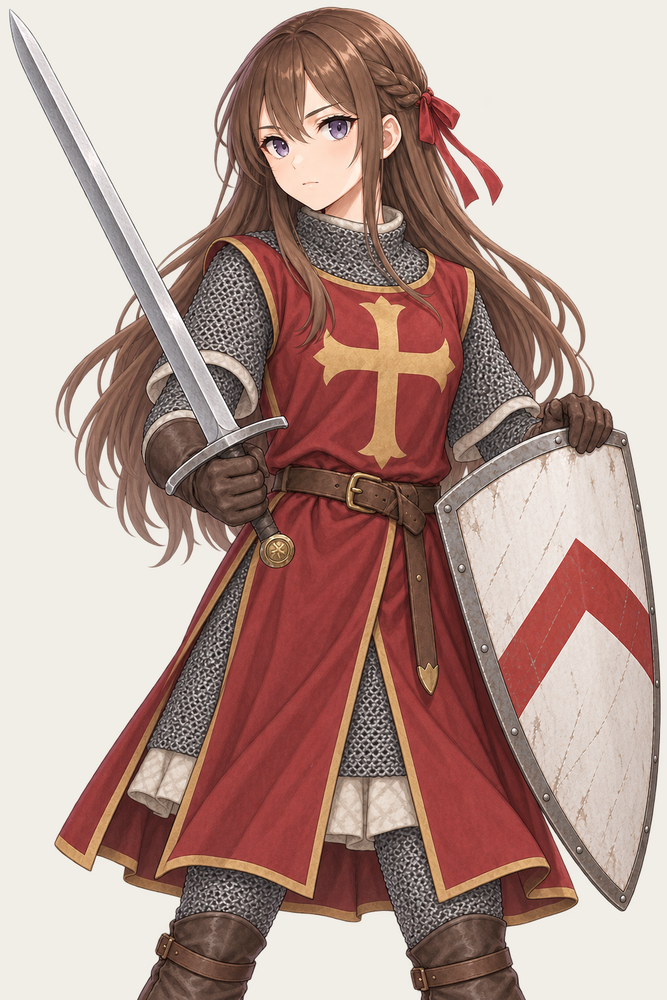
#> input picture art/samples/codex-lina-v1.png, 667 x 1000 px, shrunk from 1024 x 1536 before the run
$ python despill.py ../../art/samples/codex-lina-v1.png
#> lines starting #> are read from the running program, lines starting #| are printed output that depends on the picture
"""마젠타 배경을 지운 뒤 가장자리에 남는 보라색 테두리(spill)를 없앤다.

투명 경계 근처(반경 R 픽셀) 픽셀에서 min(R, B) - G 만큼의 마젠타 기운을 R, B 에서 뺀다.
사용: python tools/art/despill.py 파일.png [파일.png ...]   (제자리에서 고친다)
"""
import sys

import numpy as np
from PIL import Image, ImageFilter

R = 10


def despill(path: str) -> int:
#> called with path = '../../art/samples/codex-lina-v1.png'
    im = Image.open(path).convert("RGBA")
#> im is the input picture: PIL image 667x1000 RGBA; mean R, G, B, A 182.8, 155.8, 147.5, 255
    a = np.array(im).astype(np.int16)
    alpha = a[..., 3]
#> alpha: shape (1000, 667) int16; every value is 255
    # 투명 경계에서 R 픽셀 안쪽까지
    hole = Image.fromarray((alpha < 250).astype(np.uint8) * 255)
#> hole: PIL image 667x1000 L; every value is 0
    near = np.array(hole.filter(ImageFilter.MaxFilter(R * 2 + 1))) > 0
    r, g, b = a[..., 0], a[..., 1], a[..., 2]
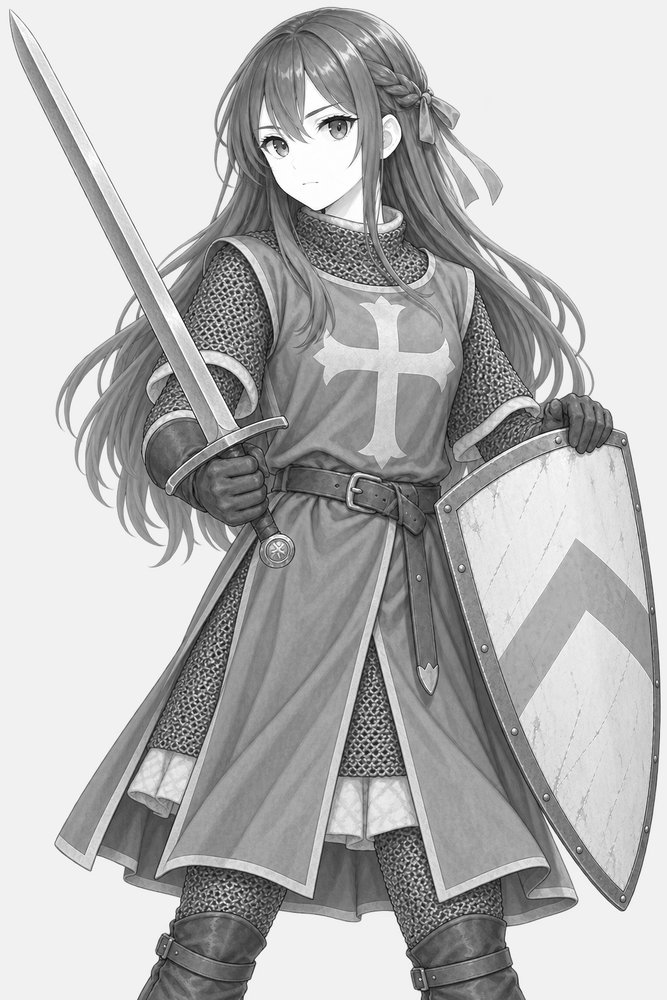
#> r: shape (1000, 667) int16; min 3, max 255, mean 182.8
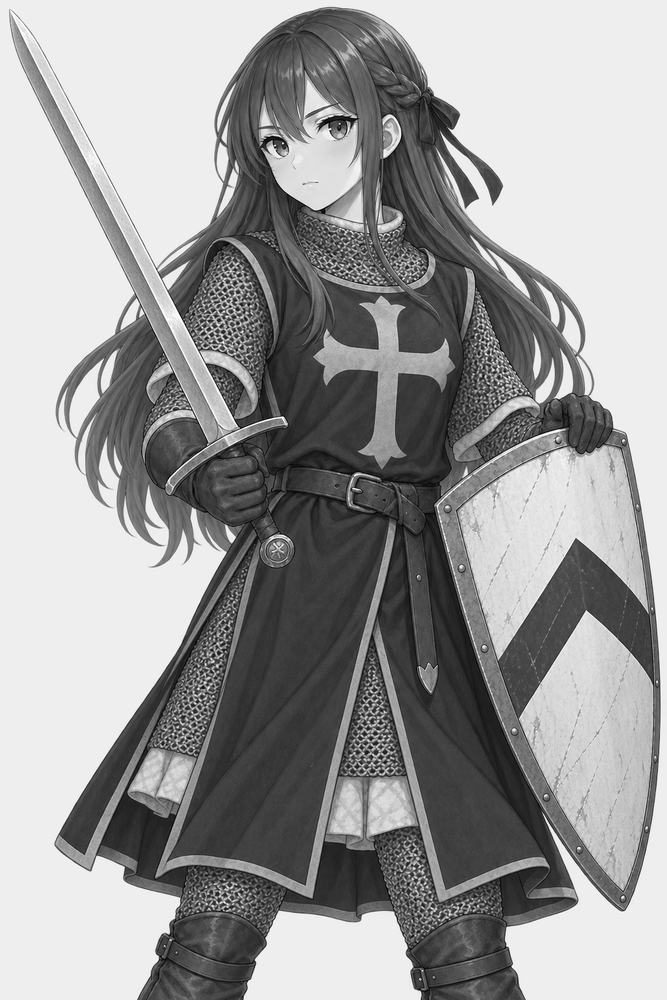
#> g: shape (1000, 667) int16; min 0, max 255, mean 155.8
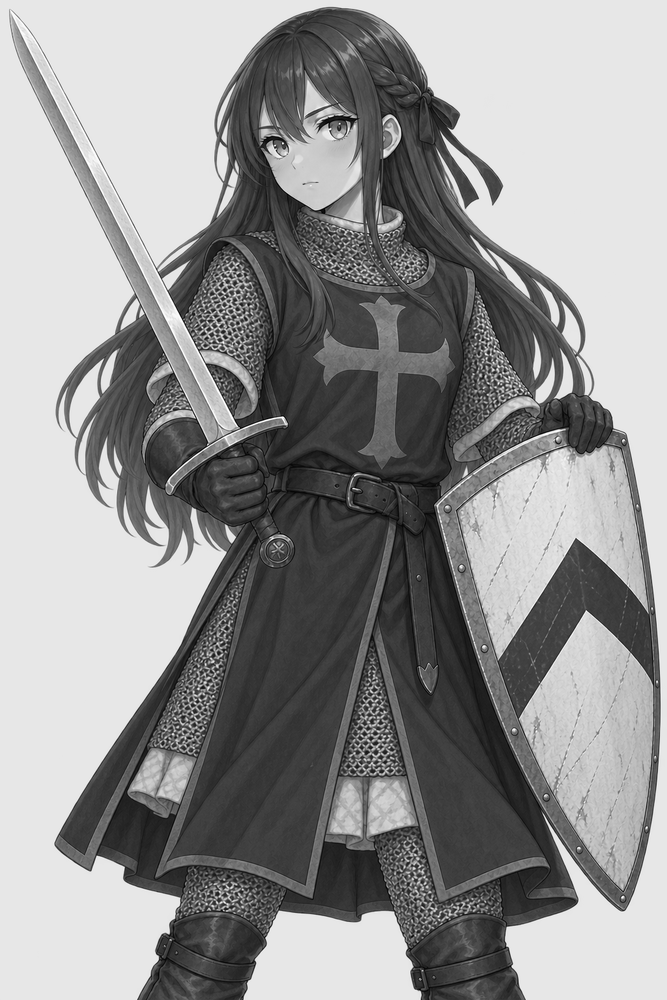
#> b: shape (1000, 667) int16; min 0, max 255, mean 147.5
    spill = np.minimum(r, b) - g
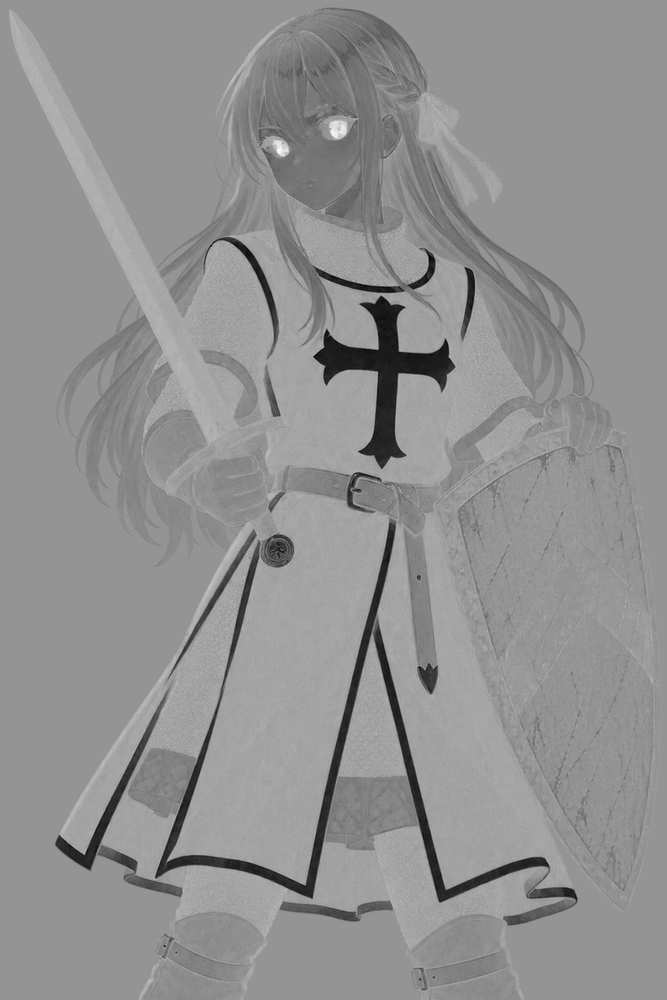
#> spill: shape (1000, 667) int16; min -66, max 35, mean -8.3; drawn with min black and max white
    mask = near & (alpha > 0) & (spill > 8)
    s = np.where(mask, spill, 0)
#> s: shape (1000, 667) int16; every value is 0
    a[..., 0] = r - s
    a[..., 2] = b - s
    Image.fromarray(np.clip(a, 0, 255).astype(np.uint8), "RGBA").save(path)
    return int(mask.sum())


if __name__ == "__main__":
    for p in sys.argv[1:]:
        print(p, "고친 픽셀", despill(p))

$ run again, on art/samples/sample-b-illuminated.png
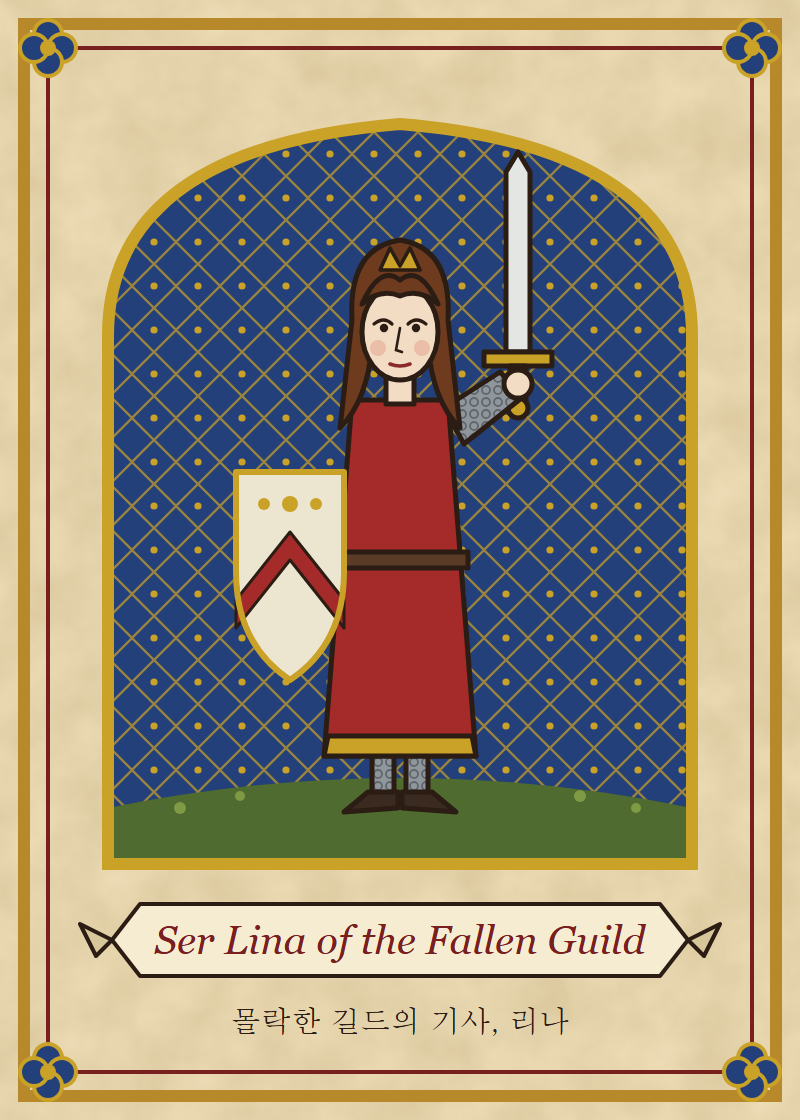
#> input picture art/samples/sample-b-illuminated.png, 800 x 1120 px
#> alpha: shape (1120, 800) int16; every value is 255
#> hole: PIL image 800x1120 L; every value is 0
#> in despill, `r, g, b = a[..., 0], a[..., 1], a[..., 2]`:
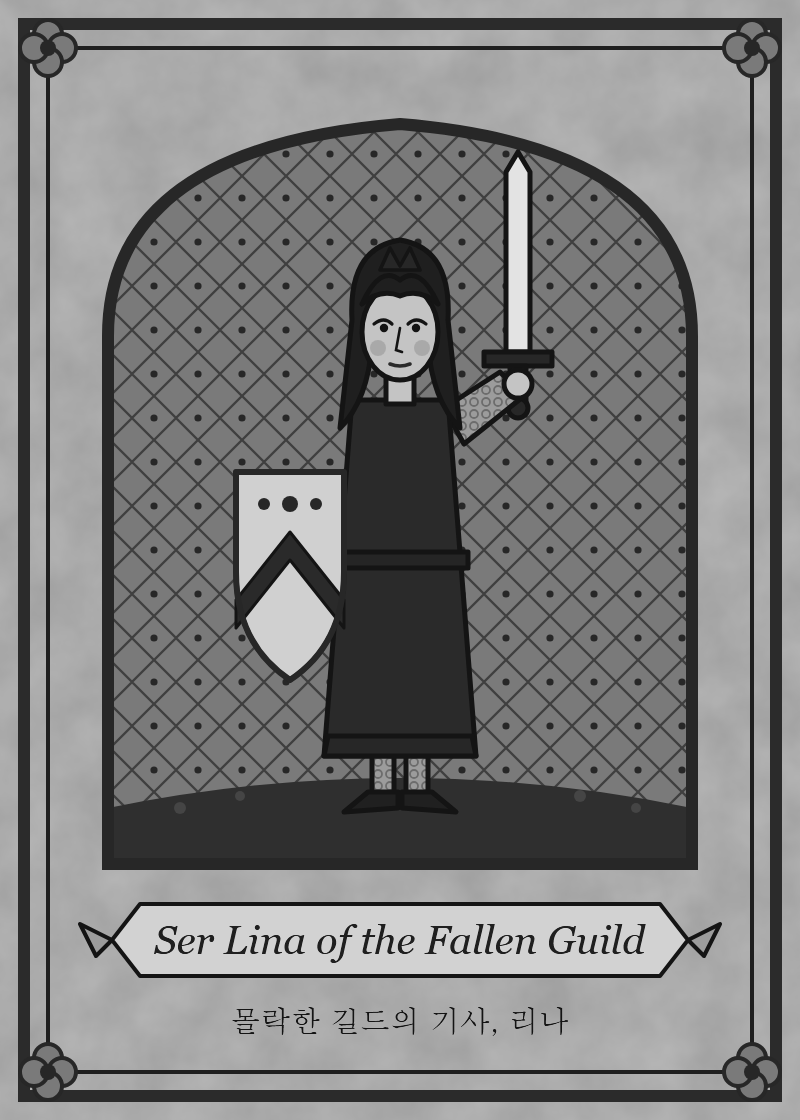
#> b: shape (1120, 800) int16; min 18, max 227, mean 125.2
#> in despill, `spill = np.minimum(r, b) - g`:
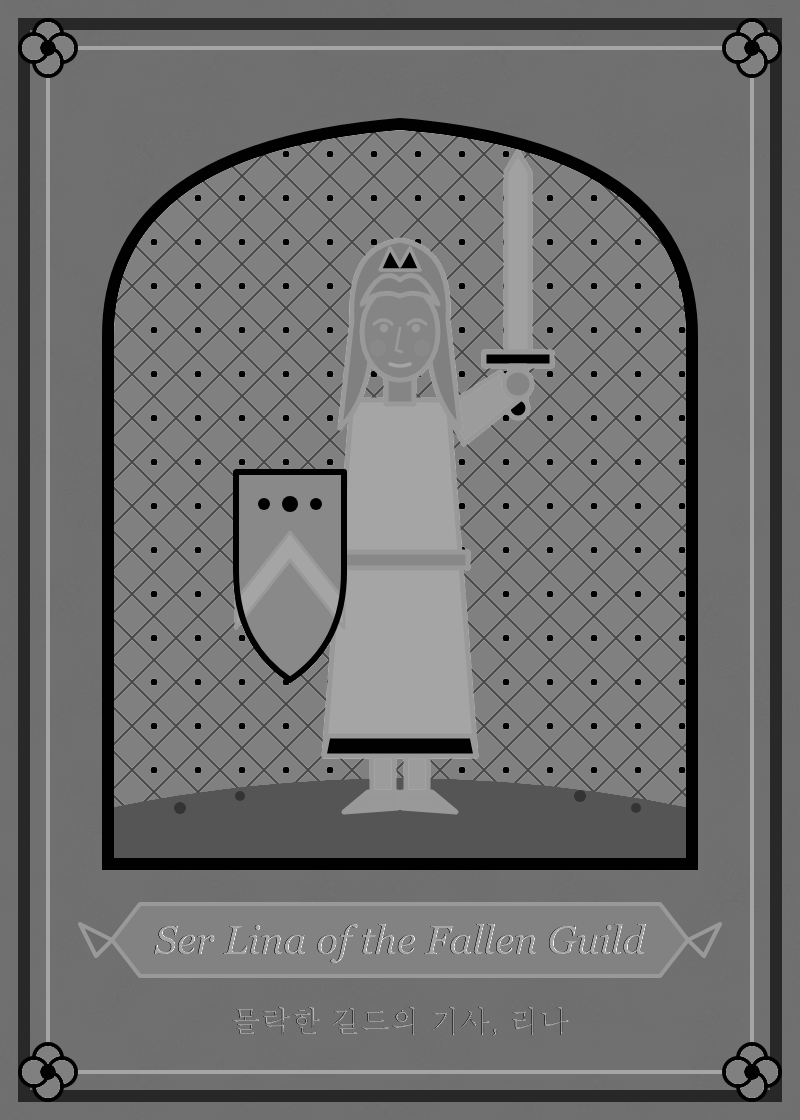
#> spill: shape (1120, 800) int16; min -124, max 67, mean -40.6; drawn with min black and max white
#> s: shape (1120, 800) int16; every value is 0
